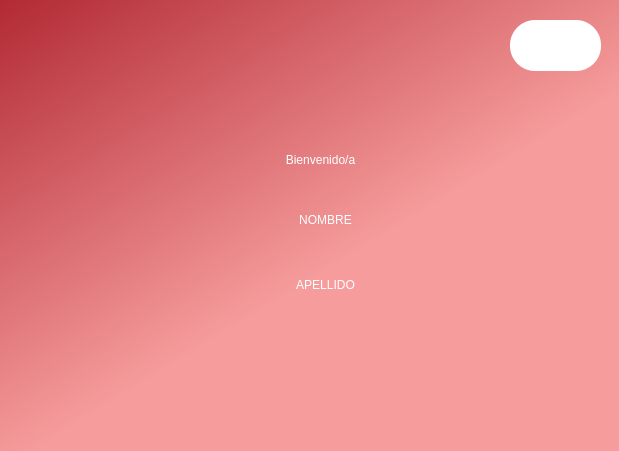
<?xml version="1.0" encoding="UTF-8"?>
<ui version="4.0">
 <class>Home</class>
 <widget class="QDialog" name="Home">
  <property name="geometry">
   <rect>
    <x>0</x>
    <y>0</y>
    <width>619</width>
    <height>451</height>
   </rect>
  </property>
  <property name="windowTitle">
   <string>Dialog</string>
  </property>
  <widget class="QWidget" name="widget" native="true">
   <property name="geometry">
    <rect>
     <x>0</x>
     <y>0</y>
     <width>631</width>
     <height>451</height>
    </rect>
   </property>
   <property name="styleSheet">
    <string notr="true">QWidget#widget{
background-color: qlineargradient(spread:pad, x1:0, y1:0, x2:0.517, y2:0.602273, stop:0 rgba(178, 42, 52, 255), stop:1 rgba(246, 156, 156, 255));}</string>
   </property>
   <widget class="QLabel" name="txtName">
    <property name="geometry">
     <rect>
      <x>180</x>
      <y>190</y>
      <width>291</width>
      <height>61</height>
     </rect>
    </property>
    <property name="styleSheet">
     <string notr="true">font: 700 35pt &quot;Nirmala UI&quot;;
color: rgb(255, 255, 255);</string>
    </property>
    <property name="text">
     <string>&lt;html&gt;&lt;head/&gt;&lt;body&gt;&lt;p align=&quot;center&quot;&gt;NOMBRE&lt;/p&gt;&lt;/body&gt;&lt;/html&gt;</string>
    </property>
   </widget>
   <widget class="QLabel" name="txtLastName">
    <property name="geometry">
     <rect>
      <x>210</x>
      <y>250</y>
      <width>231</width>
      <height>71</height>
     </rect>
    </property>
    <property name="styleSheet">
     <string notr="true">font: 700 35pt &quot;Nirmala UI&quot;;
color: rgb(255, 255, 255);</string>
    </property>
    <property name="text">
     <string>&lt;html&gt;&lt;head/&gt;&lt;body&gt;&lt;p align=&quot;center&quot;&gt;APELLIDO&lt;/p&gt;&lt;/body&gt;&lt;/html&gt;</string>
    </property>
   </widget>
   <widget class="QLabel" name="label_3">
    <property name="geometry">
     <rect>
      <x>150</x>
      <y>140</y>
      <width>341</width>
      <height>41</height>
     </rect>
    </property>
    <property name="styleSheet">
     <string notr="true">font: 700 25pt &quot;Nirmala UI&quot;;
color: rgb(255, 255, 255);</string>
    </property>
    <property name="text">
     <string>&lt;html&gt;&lt;head/&gt;&lt;body&gt;&lt;p align=&quot;center&quot;&gt;Bienvenido/a&lt;/p&gt;&lt;/body&gt;&lt;/html&gt;</string>
    </property>
   </widget>
   <widget class="QPushButton" name="btnLogOut">
    <property name="geometry">
     <rect>
      <x>510</x>
      <y>20</y>
      <width>91</width>
      <height>51</height>
     </rect>
    </property>
    <property name="styleSheet">
     <string notr="true">font: 12pt &quot;Nirmala UI&quot;;
background-color: rgb(255, 255, 255);
color: rgb(255, 255, 255);
border-radius: 25px</string>
    </property>
    <property name="text">
     <string/>
    </property>
    <property name="icon">
     <iconset theme="QIcon::ThemeIcon::SystemShutdown"/>
    </property>
    <property name="iconSize">
     <size>
      <width>18</width>
      <height>18</height>
     </size>
    </property>
    <property name="checkable">
     <bool>false</bool>
    </property>
   </widget>
  </widget>
 </widget>
 <resources/>
 <connections/>
</ui>
